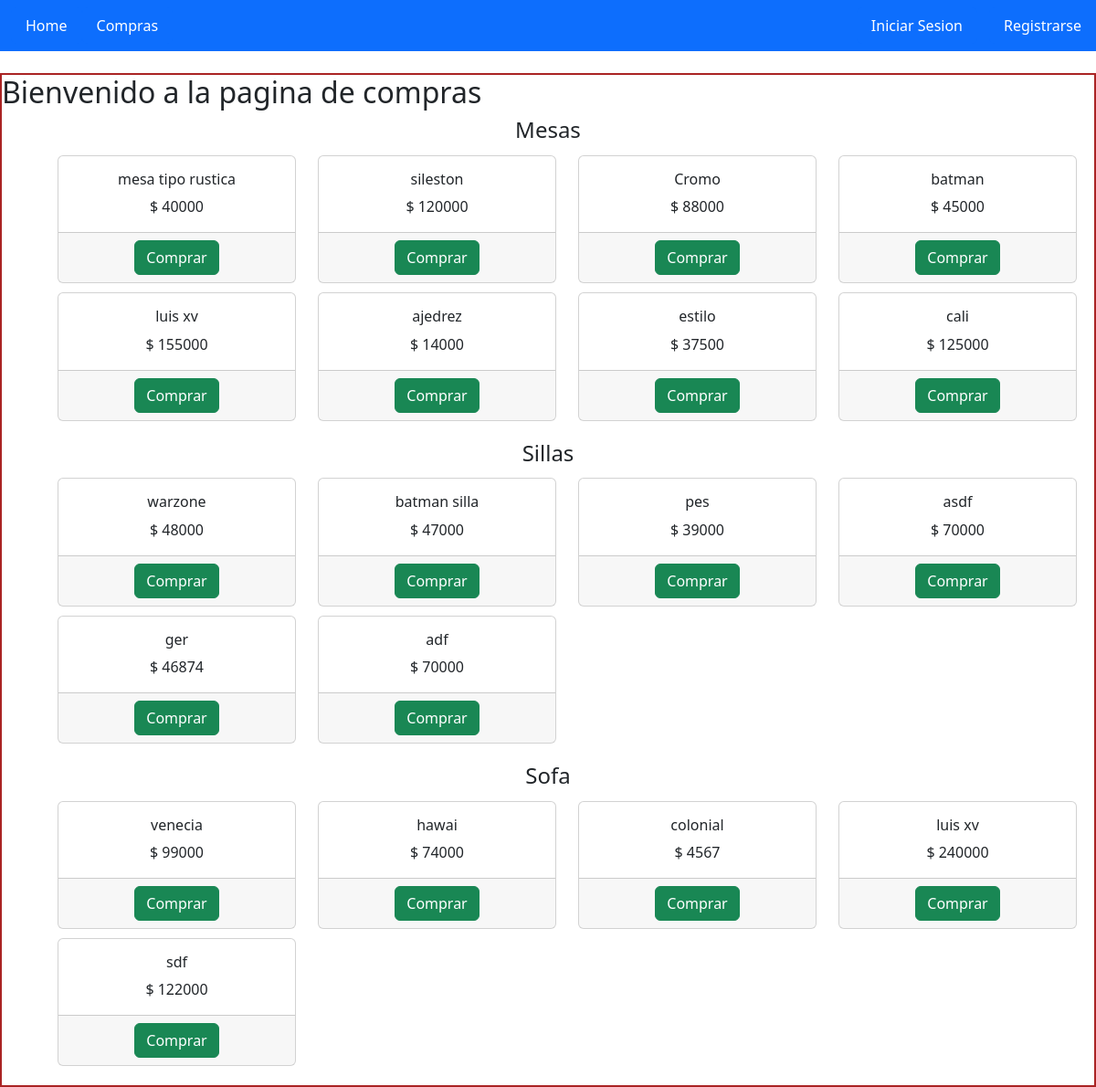
Screenshot of /productos/comprass/ with the database file from the repository.
### productos/models.py (models this page shows, shortened)
class Mesa(models.Model):
    nombre = models.CharField(max_length= 30)
    material = models.CharField(max_length= 30)
    tipo= models.CharField(max_length= 30)
    precio = models.IntegerField()
    def __str__(self):
        return f'nombre: {self.nombre} - material: {self.material} - tipo: {self.tipo} - precio: {self.precio}'

class Silla(models.Model):
    nombre = models.CharField(max_length= 30)
    material = models.CharField(max_length= 30)
    tipo = models.CharField(max_length= 30)
    precio = models.IntegerField()

class Sofa(models.Model):
    nombre = models.CharField(max_length= 30)
    material = models.CharField(max_length= 30)
    tipo = models.CharField(max_length= 30)
    precio = models.IntegerField()

### productos/views.py (the view)
# urls.py: path('comprass/', compras2),
def compras2 (request):
    mesas= Mesa.objects.all()
    sillas= Silla.objects.all()
    sofa= Sofa.objects.all()
    avatar = Avatar.objects.filter(user = request.user.id)
    try:
        avatar = avatar[0].image.url
    except:
        avatar = None
    return render(request,'compras2.html',{'mesas': mesas,'sillas':sillas,'sofa':sofa,'avatar': avatar})

### productos/template/compras2.html (shortened to what this page needs)
{% extends "home2.html" %}
{% load static %}
{% block contenido %}
<h2>Bienvenido a la pagina de compras </h2>
<h4 style="text-align: center;">Mesas</h4>
    <ul>
    <div class="container">
        <div class="row">
    {% for mesa in mesas %}
        <div class="col-md-3">
            <div class="card" style="width: 100%; margin: 5px 5px;">
                <div class="card-body" style="text-align: center;">
                    <h6 class="card-title">{{mesa.nombre}}</h6>
                    <p class="card-text"> $ {{mesa.precio}}</p>
                </div>
                    <div class="card-footer text-center">
                        <a href="/productos/compra_mesa/" class="btn btn-success">Comprar</a>
                    </div>
            </div>
        </div>
        <br>
    {% endfor %}
        </div>
    </div>
    </ul>
    <h4 style="text-align: center;">Sillas</h4>
    <ul>
    <div class="container">
    <div class="row">
    {% for silla in sillas %}
        <div class="col-md-3">
            <div class="card" style="width: 100%; margin: 5px 5px;">
                <div class="card-body" style="text-align: center;">
                    <h6 class="card-title">{{silla.nombre}}</h6>
                    <p class="card-text"> $ {{silla.precio}}</p>
                </div>
                <div class="card-footer text-center">
                        <a href="/productos/compra_silla/" class="btn btn-success">Comprar</a>
                </div>
            </div>
        </div>
    {% endfor %}
    </div>
    </div>
    </ul>
    <h4 style="text-align: center;">Sofa</h4>
    <ul>
    <div class="container">
    <div class="row">
    {% for sof in sofa %}
        <div class="col-md-3">
            <div class="card" style="width: 100%; margin: 5px 5px;">
                <div class="card-body" style="text-align: center;">
                    <h6 class="card-title">{{sof.nombre}}</h6>
                    <p class="card-text"> $ {{sof.precio}}</p>
                </div>
                <div class="card-footer text-center">
                        <a href="/productos/compra_sofa/" class="btn btn-success">Comprar</a>
                </div>
            </div>
        </div>
    {% endfor %}
    </div>
    </div>
    </ul>
   {% endblock %}

### muebles/template/home2.html (shortened to what this page needs)
<!DOCTYPE html>
<html lang="en">
<head>
  {% load static %}
    <link rel="stylesheet" href="{% static '/css/myestylo.css' %}">
    <link rel="stylesheet" href="{%static 'css/bootstrap.min.css'%}">
  </head>
<body>
    <nav class="navbar navbar-expand-lg navbar-light fixed-top bg-primary">
      <div class="container-fluid">
          <div class="collapse navbar-collapse" id="navbarSupportedContent">
          <ul class="nav nav-pills nav-fill">
            <li class="nav-item">
              <a class="nav-link active" aria-current="page" href="/">Home</a>
            </li>
          <li class="nav-item">
            <a class="nav-link active" aria-current="page" href="/productos/comprass">Compras</a>
          </li>
          <li class="nav-item" style="position: absolute; right: 130px">
              <a class="nav-link active" aria-current="page" href="/productos/login/">Iniciar Sesion</a>
            </li>
            <li class="nav-item" style="position: absolute; right: 0px">
              <a class="nav-link active" aria-current="page" href="/productos/registro/">Registrarse</a>
            </li>
          </ul>
      </div>
      </div>
  </nav>
  <div class="contenido1">
      {% block contenido %}{% endblock %}
  </div>
</body>
</html>

### productos/static/css/myestylo.css (style rules this page uses)
.contenido1 { position: relative; top: 80px; border: 2px solid rgb(170, 36, 36); }

### rows the page displays
Mesa: nombre "mesa tipo rustica", precio "40000"
Mesa: nombre "sileston", precio "120000"
Mesa: nombre "Cromo", precio "88000"
Mesa: nombre "batman", precio "45000"
Mesa: nombre "luis xv", precio "155000"
Mesa: nombre "ajedrez", precio "14000"
Mesa: nombre "estilo", precio "37500"
Mesa: nombre "cali", precio "125000"
Silla: nombre "warzone", precio "48000"
Silla: nombre "batman silla", precio "47000"
Silla: nombre "pes", precio "39000"
Silla: nombre "asdf", precio "70000"
Silla: nombre "ger", precio "46874"
Silla: nombre "adf", precio "70000"
Sofa: nombre "venecia", precio "99000"
Sofa: nombre "hawai", precio "74000"
Sofa: nombre "colonial", precio "4567"
Sofa: nombre "luis xv", precio "240000"
Sofa: nombre "sdf", precio "122000"
